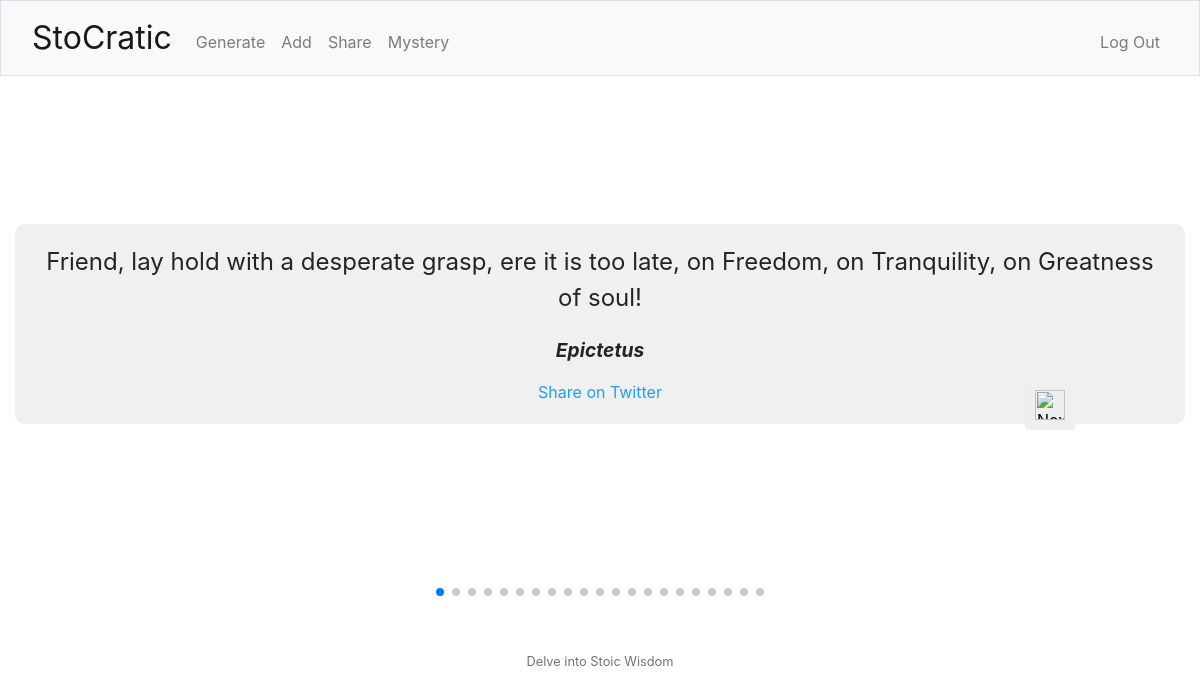
Page /share (signed in) on the committed database.
### tables this page shows
CREATE TABLE quotes (
            id INTEGER PRIMARY KEY,
            quote_text TEXT NOT NULL,
            author TEXT NOT NULL,
            user_id INTEGER,
            FOREIGN KEY(user_id) REFERENCES users(id)
        );

### app.py (the view)
@app.route('/share')
@login_required
def share():
    quotes = get_saved_quotes()
    return render_template('share.html', quotes=quotes)

### app.py (called while the page is built)
@app.after_request
def after_request(response):
    response.headers["Cache-Control"] = "no-cache, no-store, must-revalidate"
    response.headers["Expires"] = 0
    response.headers["Pragma"] = "no-cache"
    return response

### helpers.py (called while the page is built)
def login_required(f):
    @wraps(f)
    def decorated_function(*args, **kwargs):
        if session.get("user_id") is None:
            return redirect("/login")
        return f(*args, **kwargs)
    return decorated_function

def get_saved_quotes():
    connection = sqlite3.connect('quotes_app.db')
    cursor = connection.cursor()
    user_id = session['user_id']
    cursor.execute("SELECT quote_text, author FROM quotes WHERE user_id = ?", (user_id,))
    quotes = cursor.fetchall()
    connection.close()
    print(quotes)
    return quotes

### templates/share.html (shortened to what this page needs)
<link rel="stylesheet" href="https://unpkg.com/swiper/swiper-bundle.min.css" />
{% extends "layout.html" %}
{% block main %}
    <div class="swiper mySwiper">
        <div class="swiper-wrapper">
            {% for quote in quotes %}
            <div class="swiper-slide">
                <div class="flashcard">
                    <div class="quote-content">{{ quote[0] }}</div>
                    <div class="quote-author">{{ quote[1] }}</div>
                    <a href="https://twitter.com/intent/tweet?text={{ (quote[0] + '  - ' + quote[1]) | urlencode }}" target="_blank" class="share-twitter">Share on Twitter</a>
                </div>
            </div>
        {% endfor %}
        </div>
        <div class="swiper-pagination"></div>
    </div>
    <button id="nextButton">
        <img src="/static/right-arrow.png" alt="Next">
    </button>
{% endblock %}

### static/styles.css (style rules this page uses)
.quote-author { font-size: 20px; margin-top: 20px; font-weight: bold; }
.flashcard { padding: 20px; background-color: #f0f0f0; border-radius: 10px; text-align: center; }
.quote-content { font-size: 1.5rem; margin-bottom: 10px; }
.quote-author { font-size: 1.2rem; font-style: italic; }
.swiper { width: auto; padding-top: 50px; padding-bottom: 50px; }
.mySwiper { width: auto; height: 60%; margin: auto; }
.swiper-slide { background-position: center; background-size: cover; width: 300px; height: 300px; display: flex; align-items: center; justify-content: center; }
.share-twitter { display: block; color: #1DA1F2; margin-top: 15px; text-decoration: none; }
#prevButton, #nextButton { position: absolute; top: 50%; transform: translateY(-50%); padding: 10px; margin: 5px; border: none; border-radius: 4px; cursor: pointer; z-index: 10; }
#prevButton img, #nextButton img { height: 30px; width: auto; }
#nextButton { right: 10%; }

### rows in the picture
quotes: quote_text "Friend, lay hold with a desperate grasp, ere it is too late, on Freedom, on Tranquility, on Greatness of soul!", author "Epictetus"
